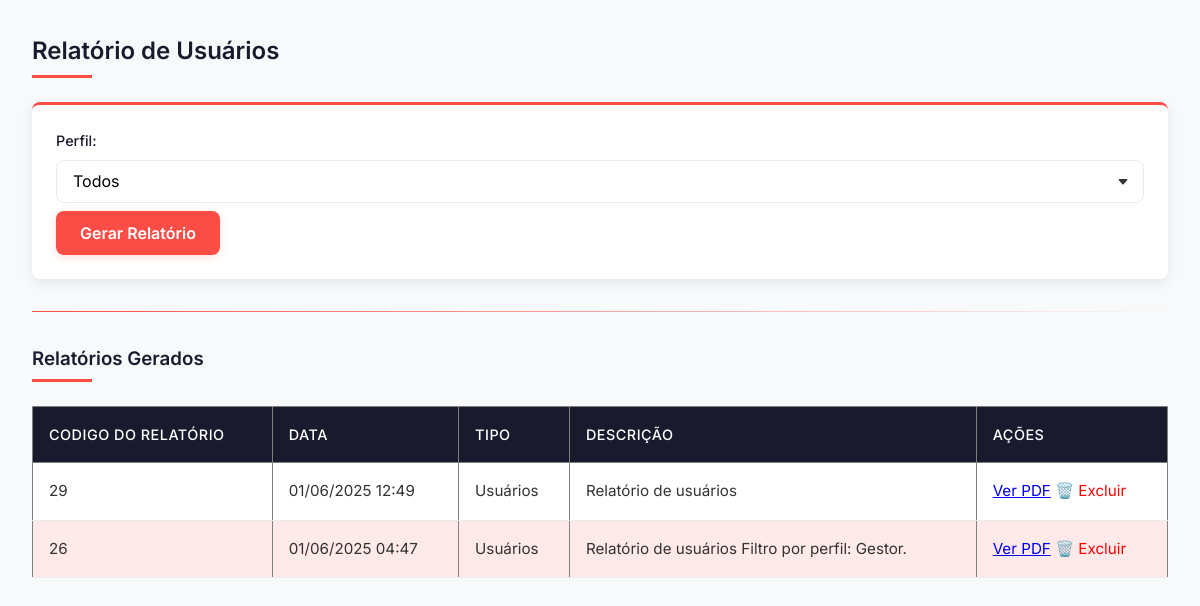
The page /gestor/relatorio/usuario/filtro_usuarios.php on the database as committed earlier.
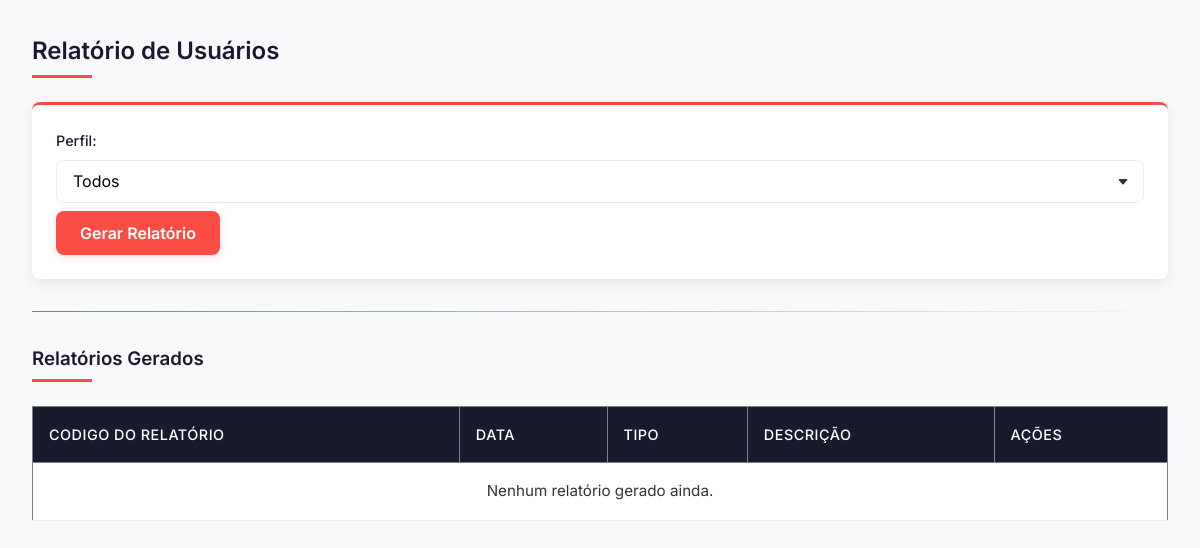
The same page on the database as committed later.
### tables this page shows
CREATE TABLE `relatorio` (
  `ID_Relatorio` int(11) NOT NULL,
  `Data_Relatorio` datetime NOT NULL,
  `Tipo_Relatorio` varchar(45) NOT NULL,
  `Descricao` text NOT NULL,
  `Arquivo` varchar(255) DEFAULT NULL
);

### gestor/relatorio/usuario/filtro_usuarios.php (the view, shortened to what this page needs)
<?php
require_once '../../../config/config.php';
$sql = "SELECT * FROM relatorio WHERE Tipo_Relatorio = 'Usuários' ORDER BY Data_Relatorio DESC";
$stmt = $pdo->prepare($sql);
$stmt->execute();
$relatorios = $stmt->fetchAll(PDO::FETCH_ASSOC);
?>
<!DOCTYPE html>
<html lang="en">
<head>
</head>
<h2>Relatório de Usuários</h2>
<form method="GET" action="relatorio_usuarios_pdf.php">
    <label for="perfil">Perfil:</label>
    <select name="perfil" id="perfil">
        <option value="">Todos</option>
    </select>
    <button type="submit">Gerar Relatório</button>
</form>
<hr>
<h3>Relatórios Gerados</h3>
<table border="1" cellpadding="5" cellspacing="0" style="border-collapse: collapse; width: 100%;">
    <thead>
        <tr>
            <th>Codigo do Relatório</th>
            <th>Data</th>
            <th>Tipo</th>
            <th>Descrição</th>
            <th>Ações</th>
        </tr>
    </thead>
<tbody>
    <?php if (count($relatorios) > 0): ?>
        <?php foreach ($relatorios as $rel): ?>
            <tr>
                <td><?= htmlspecialchars($rel['ID_Relatorio']) ?></td>
                <td><?= date('d/m/Y H:i', strtotime($rel['Data_Relatorio'])) ?></td>
                <td><?= htmlspecialchars($rel['Tipo_Relatorio']) ?></td>
                <td><?= htmlspecialchars($rel['Descricao']) ?></td>
                <td><a href="/HOTEL/relatorios/usuario/<?= htmlspecialchars($rel['Arquivo']) ?>" target="_blank">Ver PDF</a>
                    <a href="/HOTEL/actions/excluir_relatorio.php?id=<?= $rel['ID_Relatorio'] ?>"
                       onclick="return confirm('Tem certeza que deseja excluir este relatório?')"
                       style="color: red; text-decoration: none;">
                        🗑️ Excluir
                    </a>
                </td>
            </tr>
        <?php endforeach; ?>
    <?php else: ?>
        <tr><td colspan="5" style="text-align:center;">Nenhum relatório gerado ainda.</td></tr>
    <?php endif; ?>
</tbody>
</table>

Rows that differ between the two databases and show on the page:
removed relatorio: ID_Relatorio "29", Data_Relatorio "01/06/2025 12:49", Tipo_Relatorio "Usuários", Descricao "Relatório de usuários"
removed relatorio: ID_Relatorio "26", Data_Relatorio "01/06/2025 04:47", Tipo_Relatorio "Usuários", Descricao "Relatório de usuários Filtro por perfil: Gestor."
Other text that changed with them:
text now shown: "Nenhum relatório gerado ainda."
